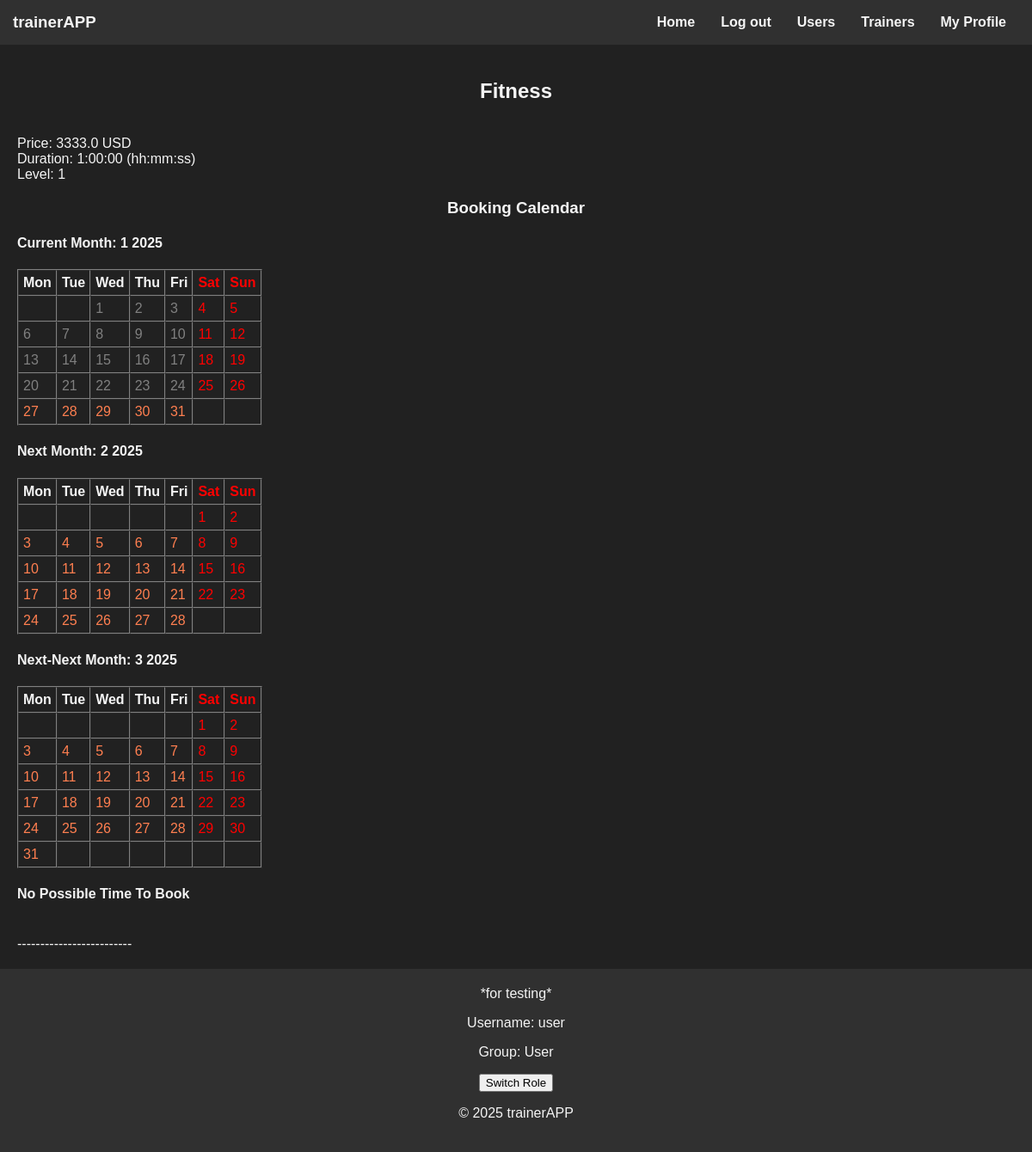
Page /trainer/13/booking/5/ (signed in) on the committed database.
### trainer/models.py (models this page shows)
class Service(models.Model):
    LEVEL_CHOICES = [(1, "Novice"),
                     (2, "Medium"),
                     (3, "Advanced"), ]
    category = models.ForeignKey(Category, on_delete=models.CASCADE)
    trainer = models.ForeignKey(User, on_delete=models.CASCADE)
    price = models.FloatField()
    level = models.IntegerField(choices=LEVEL_CHOICES)
    duration = models.DurationField()

class Category(models.Model):
    name = models.CharField(max_length=256)

### trainer/views.py (the view, shortened to what this page needs)
# urls.py: path("<int:trainer_id>/booking/<int:service_id>/", views.book_service, name="book_service"),
def book_service(request, trainer_id, service_id, day=None):
    if request.method == "GET":
        if request.user.groups.filter(name="User").exists():
            from trainer.utils import generate_actual_calendar, booking_time_discovery
            service = trainer.models.Service.objects.filter(pk=service_id).first()
            date_param = request.GET.get("date")
            if date_param:
                date = datetime.strptime(date_param, "%Y-%m-%d").date()
            else:
                date = datetime.today().date()
            current_month = int(request.GET.get("month", datetime.now().month))
            current_year = int(request.GET.get("year", datetime.now().year))
            min_date = datetime.today().date()
            max_date = min_date + timedelta(days=90)
            if (current_year, current_month) > (max_date.year, max_date.month):
                current_year, current_month = max_date.year, max_date.month
            if (current_year, current_month) < (min_date.year, min_date.month):
                current_year, current_month = min_date.year, min_date.month
            next_month = current_month + 1 if current_month < 12 else 1
            next_year = current_year if current_month < 12 else current_year + 1
            next_next_month = next_month + 1 if next_month < 12 else 1
            next_next_year = next_year if next_month < 12 else next_year + 1
            calendar_rows = generate_actual_calendar(current_year, current_month, date)
            next_calendar_rows = generate_actual_calendar(next_year, next_month, date)
            next_next_calendar_rows = generate_actual_calendar(next_next_year, next_next_month, date)
            possible_times = booking_time_discovery(trainer_id, service_id, date)
            if not day:
                day = datetime.today().date()
            return render(request, "service.html", {"service": service,
                                                    "calendar_rows": calendar_rows,
                                                    "next_calendar_rows": next_calendar_rows,
                                                    "next_next_calendar_rows": next_next_calendar_rows,
                                                    "current_month": current_month,
                                                    "current_year": current_year,
                                                    "next_month": next_month,
                                                    "next_year": next_year,
                                                    "next_next_month": next_next_month,
                                                    "next_next_year": next_next_year,
                                                    "possible_times": possible_times,
                                                    "selected_day": day})

### trainer/utils.py (called while the page is built)
def is_booking_conflict(current_start, current_end, trainer_booking, date):
    for booking in trainer_booking:
        if booking.datetime_start.date() == date and booking.status != "canceled":
            if not (current_end <= booking.datetime_start or current_start >= booking.datetime_end):
                return True
    return False

def generate_month_days(year, month):
    _, num_days = calendar.monthrange(year, month)
    first_day_of_month = datetime(year, month, 1).weekday()  # 0 - Понедельник, 6 - Воскресенье
    days = [None] * first_day_of_month
    days += list(range(1, num_days + 1))
    while len(days) % 7 != 0:
        days.append(None)
    calendar_rows = [days[i:i + 7] for i in range(0, len(days), 7)]
    return calendar_rows

### templates/service.html (shortened to what this page needs)
{% extends "base.html" %}
{% block content %}
    <h2>{{ service.category.name}}</h2>
            <br>Price: {{ service.price }} USD
            <br>Duration: {{ service.duration }} (hh:mm:ss)
            <br>Level: {{ service.level }}
            {% if not is_trainer %}
                <form action="{% url 'trainer:book_service' trainer_id=service.trainer_id service_id=service.id %}" method="POST" class="booking-form-hours">
                    <h3>Booking Calendar</h3>
                    <h4>Current Month: {{ current_month }} {{ current_year }}</h4>
                    {% include "calendar_table.html" with calendar_rows=calendar_rows year=current_year month=current_month %}
                    <h4>Next Month: {{ next_month }} {{ next_year }}</h4>
                    {% include "calendar_table.html" with calendar_rows=next_calendar_rows year=next_year month=next_month %}
                    <h4>Next-Next Month: {{ next_next_month }} {{ next_next_year }}</h4>
                    {% include "calendar_table.html" with calendar_rows=next_next_calendar_rows year=next_next_year month=next_next_month %}
                    {% if possible_times %}
                        <div>
                            <h4>Choose Time Interval</h4>
                                <select name="booking_time">
                                    {% for time in possible_times %}
                                        <option value="{{ time.0|time:"H:i" }}-{{ time.1|time:"H:i" }}">
                                            {{ time.0|time:"H:i" }} - {{ time.1|time:"H:i" }}
                                        </option>
                                    {% endfor %}
                                </select>
                        </div>
                        <br><button type="submit">Book</button>
                    {% else %}
                        <h4>No Possible Time To Book</h4>
                    {% endif %}
                </form>
            {% endif %}
            <br>-------------------------
{% endblock %}

### templates/base.html (shortened to what this page needs)
<!DOCTYPE html>
<html lang="en">
<head>
    {% load static %}
    <link rel="stylesheet" type="text/css" href="{% static 'css/styles.css' %}">
</head>
<body>
    <header>
        <h3>trainerAPP</h3>
        <nav>
            <ul>
                <li><a href="/">Home</a></li>
                {% if request.user.is_authenticated %}
                    <li><a href="/logout/">Log out</a></li>
                    <li><a href="/users/">Users</a></li>
                    <li><a href="/trainer/">Trainers</a></li>
                    <li><a href="/users/{{ request.user.id }}">My Profile</a></li>
                {% else %}
                    <li><a href="/register/">Registration</a></li>
                    <li><a href="/login/">Log in</a></li>
                {% endif %}
            </ul>
        </nav>
    </header>
    <main>
        {% block content %}
        {% endblock %}
    </main>
    <footer>
        *for testing*
        <p>Username: {{ request.user.username }}</p>
        {% if request.user.groups.first %}
            <p>Group: {{ request.user.groups.first.name }}</p>
            <form action="{% url 'hot_change_group' %}" method="POST">
                <button type="submit">Switch Role</button>
            </form>
        {% else %}
            No group assigned
        {% endif %}
        <p>&copy; 2025 trainerAPP</p>
    </footer>
</body>
</html>

### static/css/styles.css (style rules this page uses)
:root { --background-color: #212121; --text-color: #f4f4f4; --header-background: #303030; --link-color: #ff7f50; --highlight-color: #4caf50; --footer-background: #303030; --form-background: #2c2c2c; }
body { display: flex; flex-direction: column; min-height: 100vh; margin: 0; background-color: var(--background-color); color: var(--text-color); font-family: Arial, sans-serif; }
a { color: var(--link-color); text-decoration: none; }
h3, h2, h1 { color: var(--text-color); text-align: center; }
main { flex-grow: 1; margin: 20px; }

### static/css/header.css (style rules this page uses)
header { background-color: var(--header-background); color: var(--text-color); padding: 15px; display: flex; justify-content: space-between; align-items: center; }
header h3 { margin: 0; }
nav ul { list-style-type: none; margin: 0; padding: 0; display: flex; justify-content: center; }
nav li { margin: 0 15px; }
nav a { color: var(--text-color); font-weight: bold; font-size: 16px; }

### static/css/footer.css (style rules this page uses)
footer { background-color: var(--footer-background); color: var(--text-color); text-align: center; padding: 20px; position: relative; }

### rows in the picture
Service: category.name "Fitness", price "3333.0", duration "1:00:00", level "1"

### other values in the picture
{{ current_month }} "1"
{{ current_year }} "2025"
{{ day.number }} "1" "2" "3" "6" "7" "8" "9" "10" "13" "14" "15" "16" "17" "20" "21" "22" "23" "24"
{{ day.number }} "4" "5" "11" "12" "18" "19" "25" "26" "1" "2" "8" "9" "15" "16" "22" "23" "1" "2" "8" "9" "15" "16" "22" "23" "29" "30"
{{ day.number }} "27" "28" "29" "30" "31" "3" "4" "5" "6" "7" "10" "11" "12" "13" "14" "17" "18" "19" "20" "21" "24" "25" "26" "27" "28" "3" "4" "5" "6" "7" "10" "11" "12" "13" "14" "17" "18" "19" "20" "21" "24" "25" "26" "27" "28" "31"
{{ next_month }} "2"
{{ next_year }} "2025"
{{ next_next_month }} "3"
{{ next_next_year }} "2025"
{{ request.user.username }} "user"
{{ request.user.groups.first.name }} "User"
